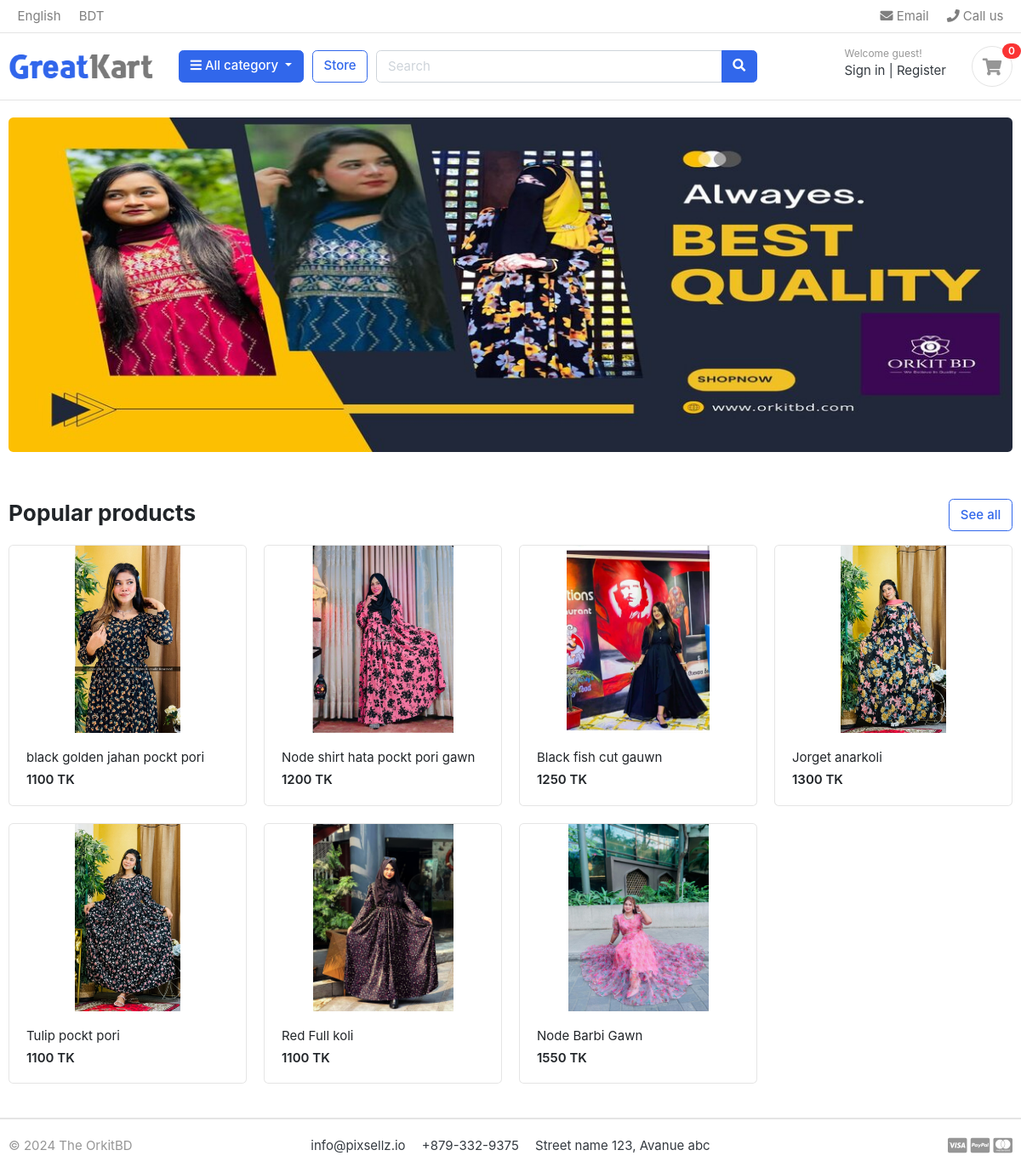
The page / on the database its author committed.
### store/models.py (models this page shows, shortened)
class Product (models.Model):
    product_name = models.CharField(max_length=100,unique=True)
    slug  = models.SlugField(max_length=100,unique=True)
    description = models.CharField(max_length=1000,unique=True)
    price = models.IntegerField()
    images = models.ImageField(upload_to='photos/products')
    stock = models.IntegerField()
    is_avilable = models.BooleanField(default=True)
    category = models.ForeignKey(Category,on_delete=models.CASCADE)
    created_date = models.DateTimeField(auto_now=True)
    modified_date = models.DateTimeField(auto_now=True)
    def get_url(self):
        return reverse('product_detail',args=[self.category.slug, self.slug])

### theorkit/viwes.py (the view)
# urls.py: path('',home,name='home'),
def home(request):
    products =  Product.objects.all().filter(is_avilable=True)
    context = {
        'products' : products,
    }
    return render(request,'home.html',context)

### carts/context_processors.py (called while the page is built)
def counter(request):
    cart_count =0
    if 'admin' in request.path:
        return()
    else:
        try:
            cart = Cart.objects.get(cart_id = _cart_id(request))
            cart_items = CartItem.objects.filter(cart=cart, is_active = True)
            for cart_item in cart_items:
                cart_count += cart_item.quantity
        except:
            cart_count = 0;
    return dict(cart_count=cart_count)

### carts/views.py (called while the page is built)
def _cart_id(request):
    cart = request.session.session_key
    if not cart :
        cart = request.session.create()
    return cart

### category/context_processors.py (called while the page is built)
def menu_links(request):
    links = Category.objects.all()
    return dict(links=links)

### category/models.py (called while the page is built)
    def get_url(self):
        return reverse('products_by_category',args=[self.slug])

### templates/home.html
{% extends "base.html" %}
{% load static %}
{% block content %}
<section class="section-intro padding-y-sm">
<div class="container">
<div class="intro-banner-wrap">
	<img  src="{% static 'images/banners/cover.jpg' %}" class="img-fluid rounded">
</div>
</div>
</section>
<section class="section-name padding-y-sm">
<div class="container">
<header class="section-heading">
	<a href="{%url 'store'%}" class="btn btn-outline-primary float-right">See all</a>
	<h3 class="section-title">Popular products</h3>
</header>
<div class="row">
	{% for product in products %}
	<div class="col-md-3">
		<div class="card card-product-grid">
			<a href="{{ product.get_url }}" class="img-wrap"> <img src="{{product.images.url }}"> </a>
			<figcaption class="info-wrap">
				<a href="{{ product.get_url }}" class="title">{{product.product_name}}</a>
				<div class="price mt-1"> {{product.price}} TK</div>
			</figcaption>
		</div>
	</div>
	{% endfor %}
</div>
</div>
</section>
{% endblock %}

### static/css/ui.css (style rules this page uses)
html { font-family: "Inter", sans-serif; font-size: 15px; }
.img-wrap { text-align: center; display: block; }
.img-wrap img { max-width: 100%; }
.padding-y-sm { padding-top: 20px; padding-bottom: 20px; }
.section-heading { margin-bottom: 20px; margin-top: 15px; }
.section-title { color: #212529; }
[class*=card-product] a.title { color: #212529; display: block; }
[class*=card-product] .img-wrap { overflow: hidden; position: relative; }
[class*=card-product] .img-wrap img { height: 100%; max-width: 100%; width: auto; display: inline-block; -o-object-fit: cover; object-fit: cover; }
.card-product-grid { margin-bottom: 20px; }
.card-product-grid .img-wrap { border-radius: 0.2rem 0.2rem 0 0; height: 220px; }
.card-product-grid .info-wrap { overflow: hidden; padding: 18px 20px; }
.card .img-wrap { overflow: hidden; }
.price { font-weight: 600; color: #212529; }

### rows shown on the page
Product: images (picture), product_name "black golden jahan pockt pori", price "1100"
Product: images (picture), product_name "Node shirt hata pockt pori gawn", price "1200"
Product: images (picture), product_name "Black fish cut gauwn", price "1250"
Product: images (picture), product_name "Jorget anarkoli", price "1300"
Product: images (picture), product_name "Tulip pockt pori", price "1100"
Product: images (picture), product_name "Red Full koli", price "1100"
Product: images (picture), product_name "Node Barbi Gawn", price "1550"

### other values the page prints
{{ cart_count }} "0"
